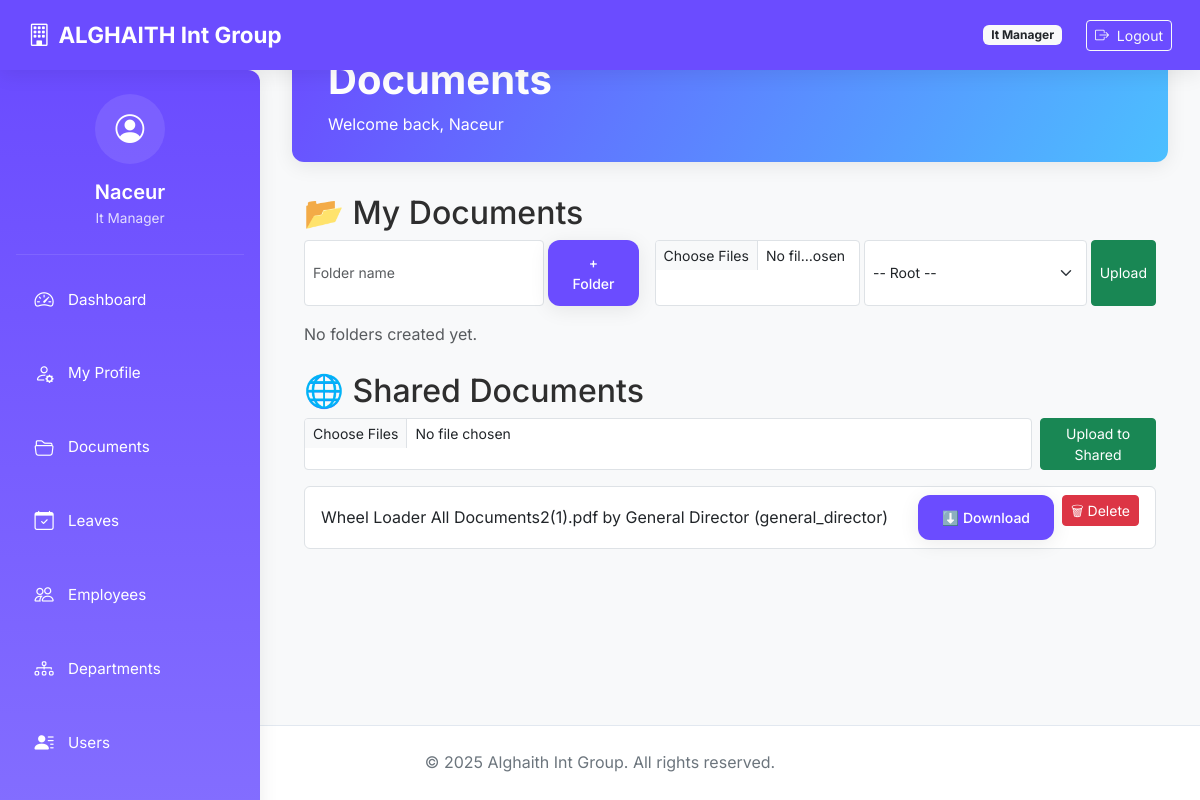
The page /documents/ (signed in) on the database as committed earlier.
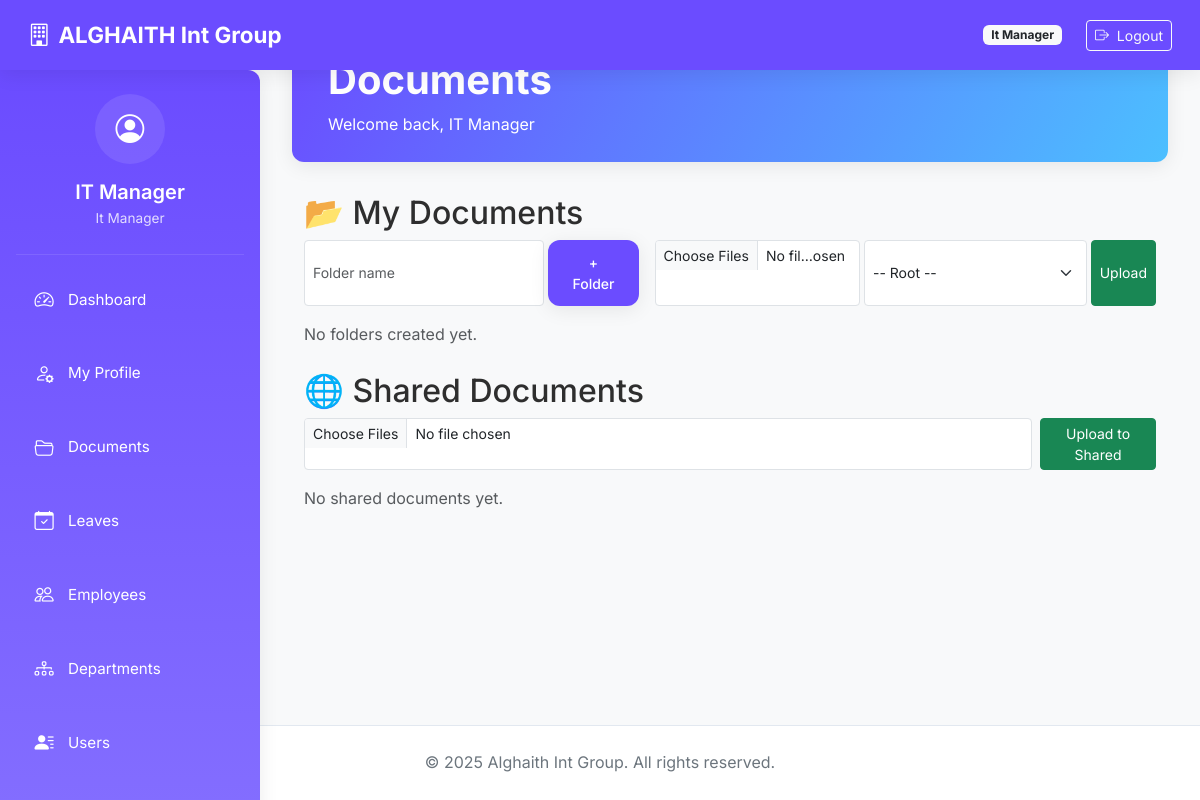
The same page on the database as committed later.
### core/models.py (models this page shows, shortened)
class User(db.Model, UserMixin):
    __tablename__ = 'users'
    id = db.Column(db.Integer, primary_key=True)
    email = db.Column(db.String(120), unique=True, nullable=False, index=True)
    password_hash = db.Column(db.String(200), nullable=False)
    name = db.Column(db.String(100), nullable=False)
    role = db.Column(db.String(50), nullable=False)  # General Director, IT Manager, etc.
    avatar = db.Column(db.String(255), nullable=True)
    access_code = db.Column(db.String(20), unique=True, nullable=False)
    phone = db.Column(db.String(20), nullable=True)
    position = db.Column(db.String(100), nullable=True)
    created_at = db.Column(db.DateTime, default=datetime.utcnow)
    last_login = db.Column(db.DateTime)
    login_count = db.Column(db.Integer, default=0)
    is_active = db.Column(db.Boolean, default=True, nullable=False)
    documents = db.relationship('UserDocument', back_populates='user', cascade="all, delete-orphan")
    folders_created = db.relationship('Folder', back_populates='creator', cascade="all, delete-orphan")
    activities = db.relationship('ActivityLog', back_populates='user', cascade="all, delete-orphan")
    leave_requests = db.relationship('LeaveRequest', back_populates='requester', foreign_keys='LeaveRequest.user_id')
    approved_requests = db.relationship('LeaveRequest', back_populates='approver', foreign_keys='LeaveRequest.approver_id')
    @property
    def is_authenticated(self):
        return True

class UserDocument(db.Model):
    __tablename__ = 'user_documents'
    id = db.Column(db.Integer, primary_key=True)
    filename = db.Column(db.String(255), nullable=False)
    filepath = db.Column(db.String(255), nullable=False)
    folder_id = db.Column(db.Integer, db.ForeignKey('folders.id'), nullable=True)
    user_id = db.Column(db.Integer, db.ForeignKey('users.id'), nullable=True)  # points to User
    owner_id = db.Column(db.Integer, nullable=False)  # id of owner (User or Employee)
    owner_type = db.Column(db.String(50), nullable=False, default='user')  # 'user' or 'employee'
    visibility_type = db.Column(db.String(50), default='private')
    uploaded_at = db.Column(db.DateTime, default=datetime.utcnow)
    document_type = db.Column(db.String(50), nullable=False, server_default='additional')  # passport, contract, medical, additional
    allowed_users = db.Column(db.String, nullable=True)        # comma-separated user IDs
    allowed_roles = db.Column(db.String, nullable=True)        # comma-separated role names
    allowed_departments = db.Column(db.String, nullable=True)  # comma-separated department IDs
    folder = db.relationship('Folder', back_populates='documents')
    user = db.relationship('User', back_populates='documents', foreign_keys=[user_id])
    def can_owner_access(self, owner):
        if self.visibility_type == 'shared':
            return True
        return self.owner_id == getattr(owner, "id", None) and self.owner_type == owner.__class__.__name__.lower()
    def can_owner_delete(self, owner):
        privileged_roles = ['general_director', 'it_manager']
        if self.owner_type == 'user' and hasattr(owner, 'role'):
            return self.owner_id == owner.id or owner.role.lower() in privileged_roles
        return self.owner_id == getattr(owner, "id", None)

### routes/document_routes.py (the view)
@docs_bp.route('/')
@login_required
def list_documents():
    my_folders = Folder.query.filter_by(created_by=current_user.id).order_by(Folder.created_at.desc()).all()
    my_docs = UserDocument.query.filter_by(user_id=current_user.id, folder_id=None, visibility_type='private').all()
    shared_docs = UserDocument.query.filter(UserDocument.visibility_type=='shared', UserDocument.folder_id==None).all()
    return render_template(
        'dashboard/documents.html',
        folders=my_folders,
        documents=my_docs,
        shared_documents=shared_docs
    )

### templates/dashboard/documents.html (shortened to what this page needs)
{% extends "dashboard/base_dashboard.html" %}
{% block dashboard_title %}Documents{% endblock %}
{% block dashboard_content %}
<div class="container">
    <div class="mb-4">
        <h2>📂 My Documents</h2>
        <div class="d-flex gap-3 mb-3">
            <form action="{{ url_for('docs.create_folder') }}" method="POST" class="d-flex gap-1">
                <input type="text" name="folder_name" placeholder="Folder name" required class="form-control form-control-sm">
                <button type="submit" class="btn btn-sm btn-primary">+ Folder</button>
            </form>
            <form action="{{ url_for('docs.upload_document') }}" method="POST" enctype="multipart/form-data" class="d-flex gap-1">
                <input type="file" name="documents" multiple required class="form-control form-control-sm">
                <select name="folder_id" class="form-select form-select-sm">
                    <option value="">-- Root --</option>
                </select>
                <button type="submit" class="btn btn-sm btn-success">Upload</button>
            </form>
        </div>
        {% if folders %}
        <div class="accordion mb-3" id="foldersAccordion">
            {% for folder in folders %}
            <div class="accordion-item">
                <h2 class="accordion-header" id="heading{{ folder.id }}">
                    <button class="accordion-button collapsed" type="button" data-bs-toggle="collapse" data-bs-target="#collapse{{ folder.id }}">
                        {{ folder.name }} 📁
                    </button>
                </h2>
                <div id="collapse{{ folder.id }}" class="accordion-collapse collapse" data-bs-parent="#foldersAccordion">
                    <div class="accordion-body">
                        {% if folder.documents %}
                        <ul class="list-group mb-2">
                            {% for doc in folder.documents %}
                            <li class="list-group-item d-flex justify-content-between align-items-center">
                                {{ doc.filename }}
                                <div class="d-flex gap-2">
                                    {% if doc.can_owner_access(current_user) %}
                                    <a href="{{ url_for('docs.download_document', doc_id=doc.id) }}" class="btn btn-sm btn-primary">⬇️ Download</a>
                                    {% endif %}
                                    {% if doc.can_owner_delete(current_user) %}
                                    <form action="{{ url_for('docs.delete_document', doc_id=doc.id) }}" method="POST" style="display:inline;" onsubmit="return confirm('Delete document?');">
                                        <input type="hidden" name="csrf_token" value="{{ csrf_token() }}">
                                        <button class="btn btn-sm btn-danger">🗑 Delete</button>
                                    </form>
                                    {% endif %}
                                </div>
                            </li>
                            {% endfor %}
                        </ul>
                        {% else %}
                        <p class="text-muted">No documents in this folder.</p>
                        {% endif %}
                        <form action="{{ url_for('docs.delete_folder', folder_id=folder.id) }}" method="POST" onsubmit="return confirm('Delete folder and all its documents?');">
                            <input type="hidden" name="csrf_token" value="{{ csrf_token() }}">
                            <button class="btn btn-sm btn-danger">Delete Folder</button>
                        </form>
                    </div>
                </div>
            </div>
            {% endfor %}
        </div>
        {% else %}
        <p class="text-muted">No folders created yet.</p>
        {% endif %}
    </div>
    <div>
        <h2>🌐 Shared Documents</h2>
        {% if current_user.role.lower() != "employee" %}
        <form action="{{ url_for('docs.upload_document') }}" method="POST" enctype="multipart/form-data" class="mb-3 d-flex gap-2">
            <input type="file" name="documents" multiple required class="form-control form-control-sm">
            <button type="submit" class="btn btn-sm btn-success">Upload to Shared</button>
        </form>
        {% endif %}
        {% if shared_documents %}
        <ul class="list-group">
            {% for doc in shared_documents %}
            <li class="list-group-item d-flex justify-content-between align-items-center">
                {{ doc.filename }} by {{ doc.user.name }} ({{ doc.user.role }})
                <div class="d-flex gap-2">
                    {% if doc.can_owner_access(current_user) %}
                    <a href="{{ url_for('docs.download_document', doc_id=doc.id) }}" class="btn btn-sm btn-primary">⬇️ Download</a>
                    {% endif %}
                    {% if doc.can_owner_delete(current_user) %}
                    <form action="{{ url_for('docs.delete_document', doc_id=doc.id) }}" method="POST" style="display:inline;" onsubmit="return confirm('Delete document?');">
                        <button class="btn btn-sm btn-danger">🗑 Delete</button>
                    </form>
                    {% endif %}
                </div>
            </li>
            {% endfor %}
        </ul>
        {% else %}
        <p class="text-muted">No shared documents yet.</p>
        {% endif %}
    </div>
</div>
{% endblock %}

### templates/dashboard/base_dashboard.html (shortened to what this page needs)
<!DOCTYPE html>
<html lang="en">
<head>
    <link href="https://cdn.jsdelivr.net/npm/bootstrap@5.3.0/dist/css/bootstrap.min.css" rel="stylesheet">
    <link href="https://cdn.jsdelivr.net/npm/bootstrap-icons@1.10.5/font/bootstrap-icons.css" rel="stylesheet">
    <link rel="stylesheet" href="{{ url_for('static', filename='css/styles.css') }}">
</head>
<body>
<nav class="navbar navbar-expand-lg navbar-dark">
    <div class="container-fluid">
        <a class="navbar-brand" href="{{ url_for('dashboard.role_dashboard') }}">
            <i class="bi bi-building me-2"></i>ALGHAITH Int Group
        </a>
        <div class="d-flex align-items-center">
            <span class="badge bg-light text-dark me-3 d-none d-md-inline">{{ current_user.role|replace('_', ' ')|title }}</span>
            {% if current_user.is_authenticated %}
            <div class="desktop-logout">
                <form method="post" action="{{ url_for('auth.logout') }}" class="ms-2 d-inline">
                    <button type="submit" class="btn btn-sm btn-outline-light">
                        <i class="bi bi-box-arrow-right me-1"></i> Logout
                    </button>
                </form>
            </div>
            {% endif %}
        </div>
    </div>
</nav>
<div class="sidebar" id="sidebarMenu">
    <div class="sidebar-header">
        <div class="user-info">
            <div class="user-avatar">
                <i class="bi bi-person-circle"></i>
            </div>
            <h5 class="user-name">{{ current_user.name }}</h5>
            <div class="user-role">{{ current_user.role|replace('_', ' ')|title }}</div>
        </div>
    </div>
    <ul class="nav flex-column">
        <li class="nav-item">
            <a class="nav-link" href="{{ url_for('dashboard.role_dashboard') }}">
                <i class="bi bi-speedometer2"></i> <span class="link-text">Dashboard</span>
            </a>
        </li>
        <li class="nav-item">
            <a class="nav-link" href="{{ url_for('profile.my_profile') }}">
                <i class="bi bi-person-gear"></i> <span class="link-text">My Profile</span>
            </a>
        </li>
        <li class="nav-item">
            <a class="nav-link" href="{{ url_for('docs.list_documents') }}">
                <i class="bi bi-folder2-open"></i> <span class="link-text">Documents</span>
            </a>
        </li>
        <li class="nav-item">
            <a class="nav-link" href="{{ url_for('leave.leaves_dashboard') }}">
                <i class="bi bi-calendar-check"></i> <span class="link-text">Leaves</span>
            </a>
        </li>
        <li class="nav-item">
            <a class="nav-link" href="{{ url_for('dashboard.employee_summary') }}">
                <i class="bi bi-people"></i> <span class="link-text">Employees</span>
            </a>
        </li>
        <li class="nav-item">
            <a class="nav-link" href="{{ url_for('department.department_summary') }}">
                <i class="bi bi-diagram-3"></i> <span class="link-text">Departments</span>
            </a>
        </li>
        <li class="nav-item">
            <a class="nav-link" href="{{ url_for('dashboard.user_management') }}">
                <i class="bi bi-person-lines-fill"></i> <span class="link-text">Users</span>
            </a>
        </li>
        <li class="nav-item">
            <a class="nav-link" href="{{ url_for('candidates.list_candidates') }}">
            </a>
        </li>
    </ul>
</div>
<div class="main-content">
    <div class="dashboard-header">
        <div class="container-fluid">
            <h1 class="dashboard-title">{% block dashboard_title %}Dashboard{% endblock %}</h1>
            <p class="mb-0">Welcome back, {{ current_user.name }}</p>
        </div>
    </div>
    {% block dashboard_content %}{% endblock %}
</div>
<footer>
    <div class="container-fluid">
        &copy; 2025 Alghaith Int Group. All rights reserved.
    </div>
</footer>
</body>
</html>

Rows that differ between the two databases and show on the page:
removed UserDocument: filename "Wheel Loader All Documents2(1).pdf", user.name "General Director", user.role "general_director"
changed User "It Manager": name "Naceur" → "IT Manager"
Other text that changed with them:
text now shown: "No shared documents yet."
